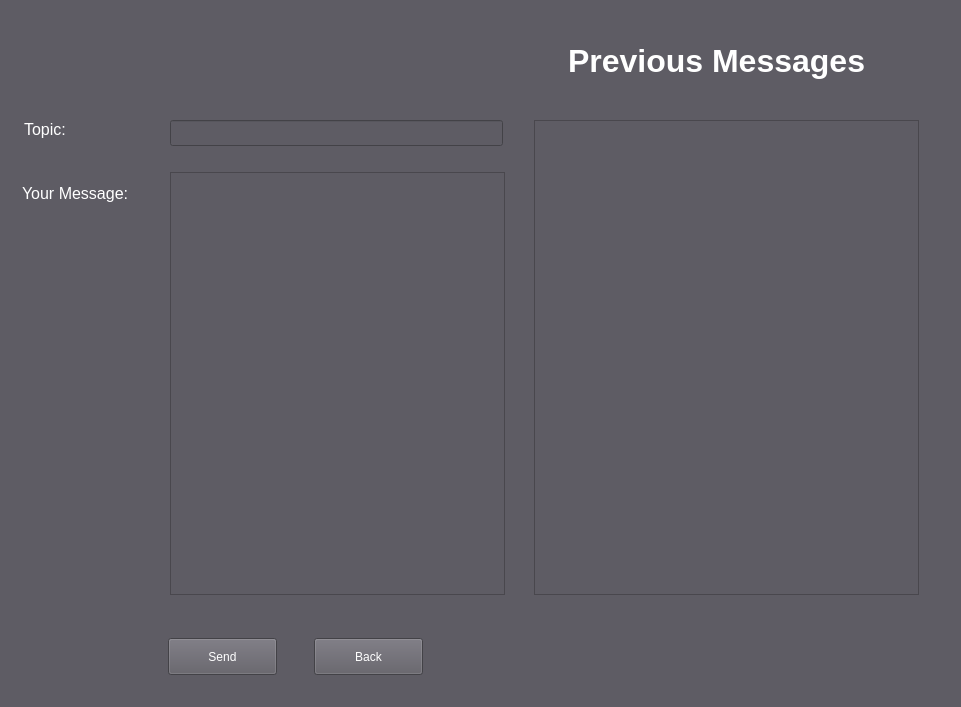
<?xml version="1.0" encoding="UTF-8"?>
<ui version="4.0">
 <class>ContactWindow</class>
 <widget class="QMainWindow" name="ContactWindow">
  <property name="geometry">
   <rect>
    <x>0</x>
    <y>0</y>
    <width>961</width>
    <height>707</height>
   </rect>
  </property>
  <property name="windowTitle">
   <string>ContactWindow</string>
  </property>
  <property name="styleSheet">
   <string notr="true">background-color: rgb(94, 92, 100);</string>
  </property>
  <widget class="QWidget" name="centralwidget">
   <widget class="QPushButton" name="pushButton_Back">
    <property name="geometry">
     <rect>
      <x>314</x>
      <y>638</y>
      <width>109</width>
      <height>37</height>
     </rect>
    </property>
    <property name="styleSheet">
     <string notr="true">border-color: rgb(255, 255, 255);
color: rgb(255, 255, 255);
background-color: rgb(94, 92, 100);</string>
    </property>
    <property name="text">
     <string>Back</string>
    </property>
   </widget>
   <widget class="QLabel" name="label">
    <property name="geometry">
     <rect>
      <x>2</x>
      <y>-14</y>
      <width>305</width>
      <height>143</height>
     </rect>
    </property>
    <property name="text">
     <string/>
    </property>
    <property name="pixmap">
     <pixmap resource="resources.qrc">:/ChatGPT Image Dec 8, 2025, 09_58_43 PM.png</pixmap>
    </property>
    <property name="scaledContents">
     <bool>true</bool>
    </property>
   </widget>
   <widget class="QTableView" name="tableView">
    <property name="geometry">
     <rect>
      <x>534</x>
      <y>120</y>
      <width>385</width>
      <height>475</height>
     </rect>
    </property>
    <property name="styleSheet">
     <string notr="true">color: rgb(255, 255, 255);</string>
    </property>
   </widget>
   <widget class="QPushButton" name="pushButton_Send">
    <property name="geometry">
     <rect>
      <x>168</x>
      <y>638</y>
      <width>109</width>
      <height>37</height>
     </rect>
    </property>
    <property name="styleSheet">
     <string notr="true">border-color: rgb(255, 255, 255);
color: rgb(255, 255, 255);
background-color: rgb(94, 92, 100);</string>
    </property>
    <property name="text">
     <string>Send</string>
    </property>
   </widget>
   <widget class="QLabel" name="label_5">
    <property name="geometry">
     <rect>
      <x>568</x>
      <y>40</y>
      <width>309</width>
      <height>43</height>
     </rect>
    </property>
    <property name="styleSheet">
     <string notr="true">color: rgb(255, 255, 255);</string>
    </property>
    <property name="text">
     <string>&lt;html&gt;&lt;head/&gt;&lt;body&gt;&lt;p&gt;&lt;span style=&quot; font-size:24pt; font-weight:600;&quot;&gt;Previous Messages&lt;/span&gt;&lt;/p&gt;&lt;/body&gt;&lt;/html&gt;</string>
    </property>
    <property name="scaledContents">
     <bool>false</bool>
    </property>
    <property name="wordWrap">
     <bool>false</bool>
    </property>
   </widget>
   <widget class="QLabel" name="label_6">
    <property name="geometry">
     <rect>
      <x>24</x>
      <y>110</y>
      <width>77</width>
      <height>39</height>
     </rect>
    </property>
    <property name="styleSheet">
     <string notr="true">color: rgb(255, 255, 255);</string>
    </property>
    <property name="text">
     <string>&lt;html&gt;&lt;head/&gt;&lt;body&gt;&lt;p&gt;&lt;span style=&quot; font-size:12pt;&quot;&gt;Topic:&lt;/span&gt;&lt;/p&gt;&lt;/body&gt;&lt;/html&gt;</string>
    </property>
    <property name="scaledContents">
     <bool>false</bool>
    </property>
    <property name="wordWrap">
     <bool>false</bool>
    </property>
   </widget>
   <widget class="QLineEdit" name="lineEdit_Topic">
    <property name="geometry">
     <rect>
      <x>170</x>
      <y>120</y>
      <width>333</width>
      <height>26</height>
     </rect>
    </property>
    <property name="styleSheet">
     <string notr="true">color: rgb(255, 255, 255);</string>
    </property>
    <property name="echoMode">
     <enum>QLineEdit::Normal</enum>
    </property>
   </widget>
   <widget class="QLabel" name="label_7">
    <property name="geometry">
     <rect>
      <x>22</x>
      <y>174</y>
      <width>119</width>
      <height>39</height>
     </rect>
    </property>
    <property name="styleSheet">
     <string notr="true">color: rgb(255, 255, 255);</string>
    </property>
    <property name="text">
     <string>&lt;html&gt;&lt;head/&gt;&lt;body&gt;&lt;p&gt;&lt;span style=&quot; font-size:12pt;&quot;&gt;Your Message:&lt;/span&gt;&lt;/p&gt;&lt;/body&gt;&lt;/html&gt;</string>
    </property>
    <property name="scaledContents">
     <bool>false</bool>
    </property>
    <property name="wordWrap">
     <bool>false</bool>
    </property>
   </widget>
   <widget class="QPlainTextEdit" name="plainTextEdit_Message">
    <property name="geometry">
     <rect>
      <x>170</x>
      <y>172</y>
      <width>335</width>
      <height>423</height>
     </rect>
    </property>
    <property name="styleSheet">
     <string notr="true">color: rgb(255, 255, 255);</string>
    </property>
   </widget>
  </widget>
  <widget class="QStatusBar" name="statusbar"/>
 </widget>
 <resources>
  <include location="resources.qrc"/>
 </resources>
 <connections/>
</ui>
